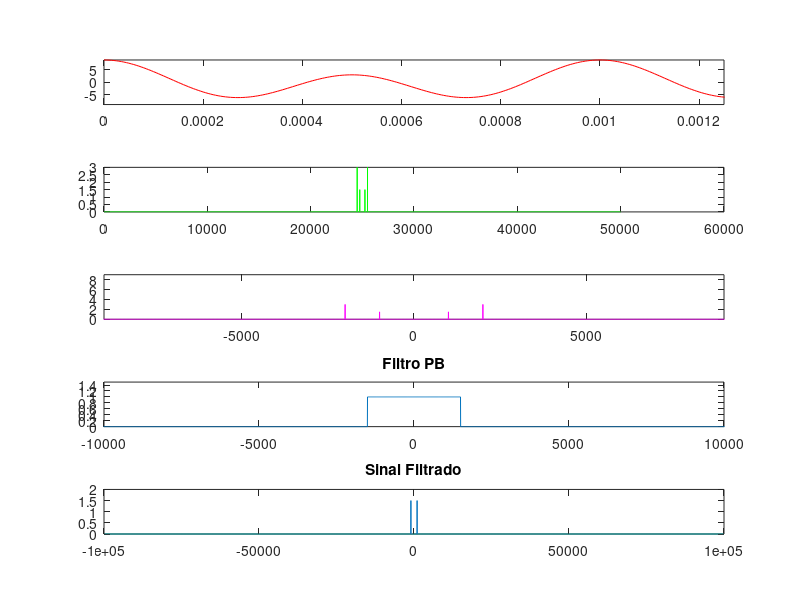

This figure's MATLAB source:
clc
close all

A = 6;
fm = 1000;                              % Frequência do seno
N = 200;                                % Fator de superamostragem
fs = N*fm;                              % Frequência de amostragem
num_periodos = 250;                     % Número de períodos
t_final = num_periodos*(1/fm);          % Dois períodos
Ts = 1/fs;                              % Tempo de amostragem 
t = 0:Ts:t_final;                       % Vetor tempo

subplot(5,1,1)
y = (A/2)*cos(2*pi*fm.*t)+A*cos(2*pi*2*fm.*t);
plot(t,y,'r');
axis([0 t_final/200 -1.5*A 1.5*A])      % Janela de visualização até o primeiro período 

subplot(5,1,2)
Y = fft(y)/length(y);                   % Transformada de Fourier (Dividindo o sinal pelo comprimento do vetor
Y = fftshift(Y);
plot(abs(Y),'g');                       % Módulo e deslocamento da janela de visualização

subplot(5,1,3)
f_passo = 1/t_final;                    % t_final é responsável por limitar o sinal
f = -fs/2:f_passo:fs/2;                 % Eixo da frequência
plot(f,abs(Y),'m');
axis([-9*fm 9*fm 0 1.5*A]);

filtro_PB = [zeros(1,24625) ones(1,751) zeros(1,24625)];
Y_filtro = abs(Y).*filtro_PB;

subplot(5,1,4)
plot(f,filtro_PB)
ylim([0,1.5])
xlim([-10e3 10e3])
title('Filtro PB')

subplot(5,1,5)
plot(f,Y_filtro)
title('Sinal Filtrado')

